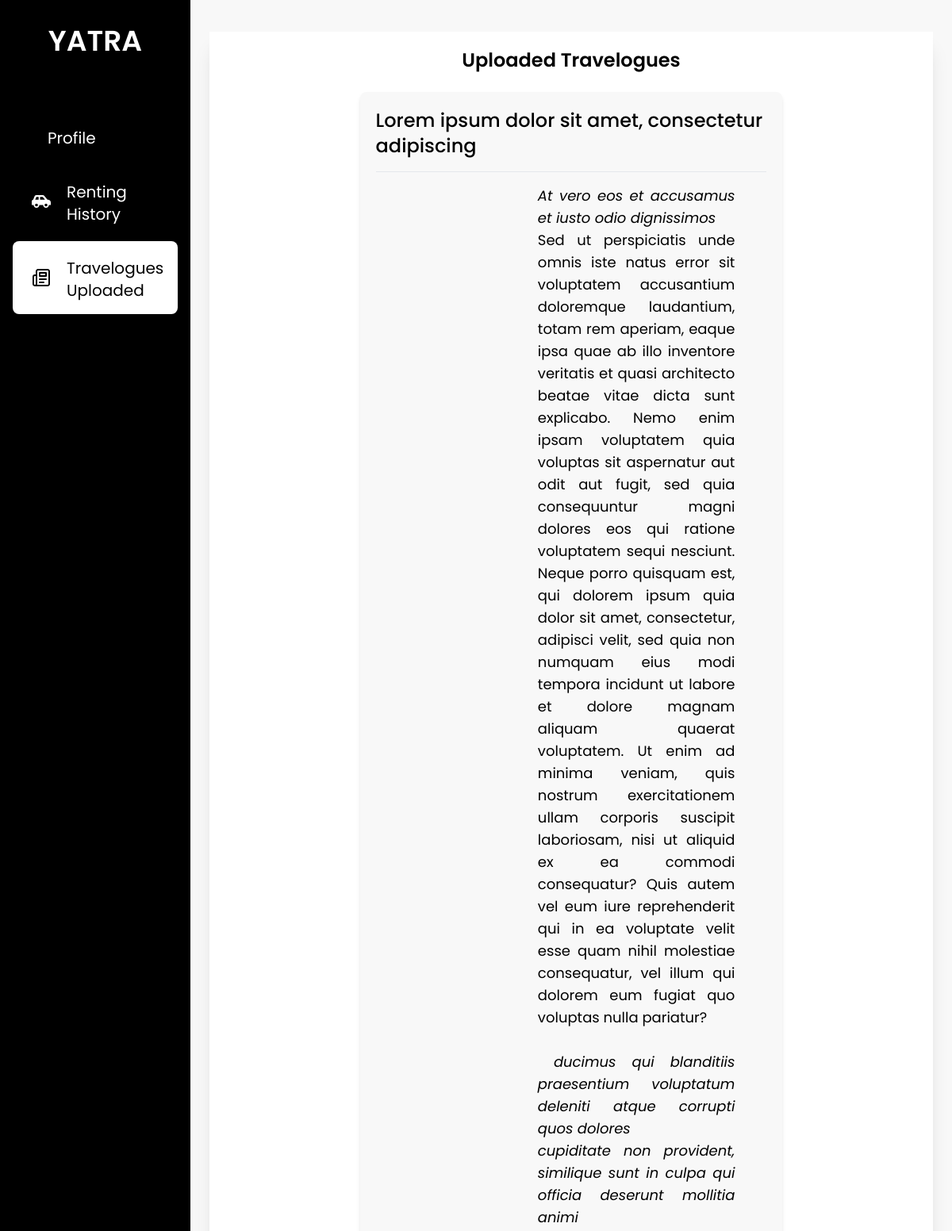
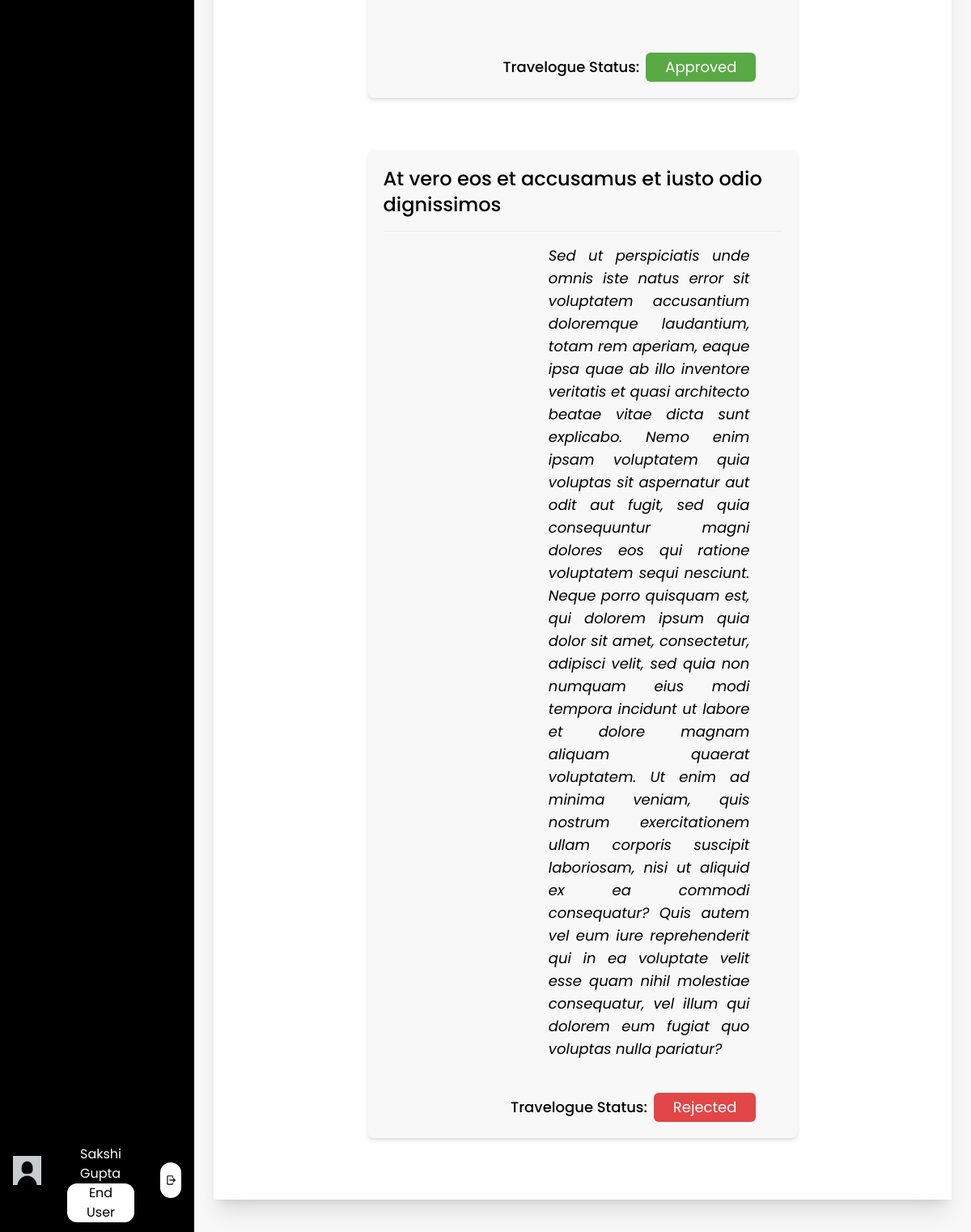
Page /travelogues_uploaded/ (signed in) on the committed database (2 pictures, top to bottom).
### base/models.py (models this page shows, shortened)
class EndUser(models.Model):
    user = models.OneToOneField(User, on_delete=models.CASCADE, related_name="enduser")
    first_name = models.CharField(max_length=25)
    last_name = models.CharField(max_length=25)
    email = models.EmailField()
    phone_number = models.CharField(max_length=10)
    citizenship_id = models.CharField(max_length=20, null= True, blank=True)
    citizenship = models.ImageField(upload_to='enduser/profile',  default='default_photo.jpg')
    license_no = models.CharField(max_length=20, null= True, blank=True)
    license = models.ImageField(upload_to='enduser/profile',  default='default_photo.jpg')
    pic = models.ImageField(upload_to='enduser/profile', default='default_profile.jpg')
    is_approved = models.CharField(max_length=10, choices=status, default="Pending")
    is_blocked = models.BooleanField(default=False)

class Travelogue(models.Model):
    enduser = models.ForeignKey(EndUser, on_delete=models.CASCADE, related_name="blogger")
    title = models.CharField(max_length=50)
    description = RichTextField(config_name='awesome_ckeditor')
    image1 = models.ImageField(upload_to="enduser/travelogue")
    image2 = models.ImageField(upload_to="enduser/travelogue", null=True, blank=True)
    is_approved = models.CharField(max_length=10, choices=status, default="Pending")

### base/decorators.py (the view)
        def wrapper_func(request, *args, **kwargs):
            group = None
            if request.user.groups.exists():
                group = request.user.groups.all()[0].name
            if group in allowed_roles:
                return view_func(request, *args, **kwargs)
            else:
                return render(request, '403.html', status=403)

### base/templatetags/user_group.py (called while the page is built)
@register.filter(name='has_group')
def has_group(user, group_name):
    return user.groups.filter(name=group_name).exists()

### base/views.py (called while the page is built)
@allowed_users(allowed_roles=['enduser'])
def travelogues_uploaded(request):
    travelogues = Travelogue.objects.filter(enduser=request.user.enduser)
    context = {
        'uploaded_travelogues': travelogues
    }
    return render(request, 'enduser/travelogues_uploaded.html', context)

### base/templates/enduser/travelogues_uploaded.html (shortened to what this page needs)
{% extends 'base/base.html' %}
{% load static %}
{% load only_name %}
{% block content %}
<div class="h-screen w-full px-6 py-10 bg-theme">
    <div class="bg-white h-full flex flex-col shadow-xl ">
        <div class="p-3 overflow-y-auto scrollbar-hide">
            <p class="text-center text-2xl font-semibold pt-2 pb-6">Uploaded Travelogues</p>
            {% if uploaded_travelogues %}
                {% for travelogue in uploaded_travelogues %}
                <div class="w-3/5 flex flex-col mx-auto rounded-lg bg-theme p-5 shadow-md mb-16">
                    <div class="flex w-full justify-center mb-4" style="height: 3%;">
                        <span class="font-medium text-2xl">{{ travelogue.title }}</span>
                    </div>
                    <hr class="mb-4">
                    <div class="flex flex-row text-lg text-justify" style="height:87%;">
                        <div class="flex flex-col justify-center items-center w-1/3 h-auto">
                        </div>
                        <div class="flex w-2/3 h-auto px-10">
                            <div class="flex justify-center w-full  mb-4">
                                <span class="">{{ travelogue.description |safe }}</span>
                            </div>
                        </div>
                    </div>
                    <div class="flex w-full justify-end text-lg px-8 mt-6" style="height:10%;">
                        <span class="font-medium py-1">Travelogue Status:  </span><span class="py-1 px-6 ml-2 text-white rounded-md {% if travelogue.is_approved == 'Approved' %} bg-custom-green {% elif travelogue.is_approved == 'Pending' %} bg-custom-orange {% elif travelogue.is_approved == 'Rejected' %} bg-danger {% endif %} ">{{ travelogue.is_approved }}</span>
                    </div>
                </div>
                {% endfor %}
            {% endif %}
        </div>
    </div>
</div>
{% endblock %}

### base/templates/base/base.html (shortened to what this page needs)
{% load static tailwind_tags %}
{% load user_group %}
<html lang="en">
<head>
    {% tailwind_css %}
</head>
<body class="font-poppins min-h-screen">
    <div class="flex flex-row">
        <div class="flex w-1/5 bg-black h-screen text-white">
            <div class="w-full relative">
                <div class="flex justify-center pb-8">
                    <a href="{% url 'home' %}" class="py-8">
                        <span class="text-4xl text-center font-semibold">YATRA</span>
                    </a>
                </div>
                {% if user|has_group:'enduser' %}
                <div class="text-xl">
                    {% with request.resolver_match.url_name as url_name %}
                    <ul class="px-4">
                        <a href="{% url 'enduser_profile' %}" class="nav-bar-items {% if url_name == 'enduser_profile' or url_name == 'enduser_update_profile' or url_name == 'enduser_upload_documents' %}active{% endif %}">
                            <li class="nav-bar-li">
                                Profile
                            </li>
                        </a>
                        <a href="{% url 'renting_history' %}" class="nav-bar-items {% if url_name == 'renting_history' %}active{% endif %}">
                            <img src="{% static 'images/Vehicle.svg' %}" alt="">
                            <li class="nav-bar-li">
                               Renting History
                            </li>
                        </a>
                        <a href="{% url 'travelogues_uploaded' %}" class="nav-bar-items {% if url_name == 'travelogues_uploaded' %}active{% endif %}">
                            <img src="{% static 'images/blog.svg' %}" alt="">
                            <li class="nav-bar-li ">
                               Travelogues Uploaded
                            </li>
                        </a>
                    </ul>
                    {% endwith %}
                </div>
                <div class="flex flex-row absolute bottom-0 justify-evenly py-3 px-4 w-full">
                    <a href="{% url 'enduser_profile' %}" class=" ">
                        <img src="{% static 'images/default_profile.jpg' %}" style="object-fit: contain" alt="" class="w-20 h-20 object-cover rounded-full ">
                    </a>
                    <div class="flex flex-col px-8 justify-evenly">
                        <p class="text-generalBackground px-4 mt-2 ">{{ user.enduser.first_name }} {{ user.enduser.last_name }}</p>
                        <p class="text-gray px-4 text-center rounded-xl bg-white text-black py-0.75 ">End User</p>
                    </div>
                    <div class="ml-auto my-auto flex-end p-1.5 bg-white rounded-full">
                        <a href="{% url 'logout' %}">
                            <img src="{% static 'images/logout.svg' %}" alt="" class="h-8">
                        </a>
                    </div>
                </div>
                {% endif %}
            </div>
        </div>
        <div class="flex w-4/5 h-screen relative overflow-y-auto">
            {% block content %}
            {% endblock content%}
        </div>
    </div>
</body>
</html>

### rows in the picture
Travelogue: title "Lorem ipsum dolor sit amet, consectetur adipiscing", description "At vero eos et accusamus et iusto odio dignissimos Sed ut perspiciatis unde omnis iste natus error sit voluptatem accusantium doloremque laudantium, totam rem aperiam, eaque ipsa quae ab illo inventore veritatis et quasi architecto beatae vitae dicta sunt explicabo. Nemo enim ipsam voluptatem quia voluptas sit aspernatur aut odit aut fugit, sed quia consequuntur magni dolores eos qui ratione voluptatem sequi nesciunt. Neque porro quisquam est, qui dolorem ipsum quia dolor sit amet, consectetur, adipisci velit, sed quia non numquam eius modi tempora incidunt ut labore et dolore magnam aliquam quaerat voluptatem. Ut enim ad minima veniam, quis nostrum exercitationem ullam corporis suscipit…", is_approved "Approved"
Travelogue: title "At vero eos et accusamus et iusto odio dignissimos", description "Sed ut perspiciatis unde omnis iste natus error sit voluptatem accusantium doloremque laudantium, totam rem aperiam, eaque ipsa quae ab illo inventore veritatis et quasi architecto beatae vitae dicta sunt explicabo. Nemo enim ipsam voluptatem quia voluptas sit aspernatur aut odit aut fugit, sed quia consequuntur magni dolores eos qui ratione voluptatem sequi nesciunt. Neque porro quisquam est, qui dolorem ipsum quia dolor sit amet, consectetur, adipisci velit, sed quia non numquam eius modi tempora incidunt ut labore et dolore magnam aliquam quaerat voluptatem. Ut enim ad minima veniam, quis nostrum exercitationem ullam corporis suscipit laboriosam, nisi ut aliquid ex ea commodi…", is_approved "Rejected"

### other values in the picture
{{ user.enduser.first_name }} "Sakshi"
{{ user.enduser.last_name }} "Gupta"
